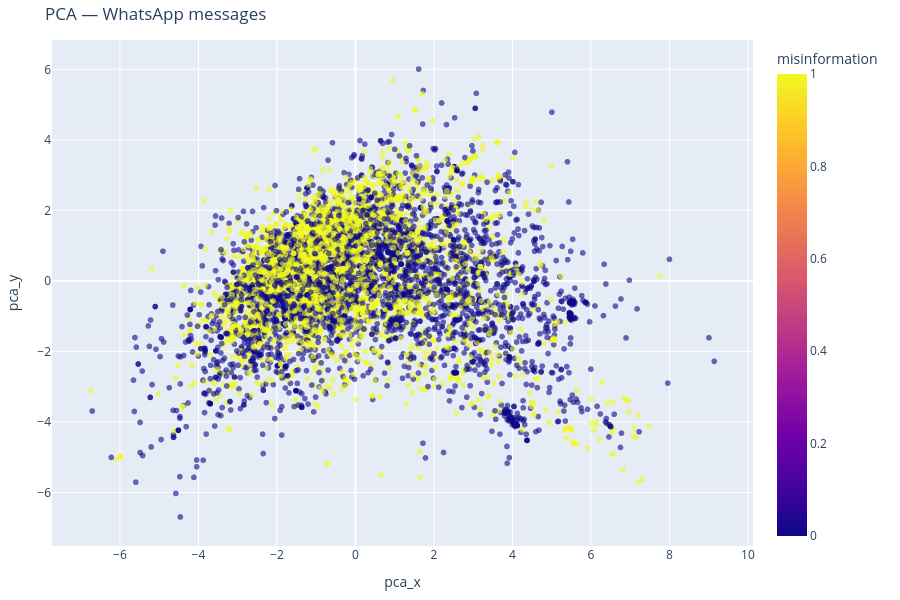
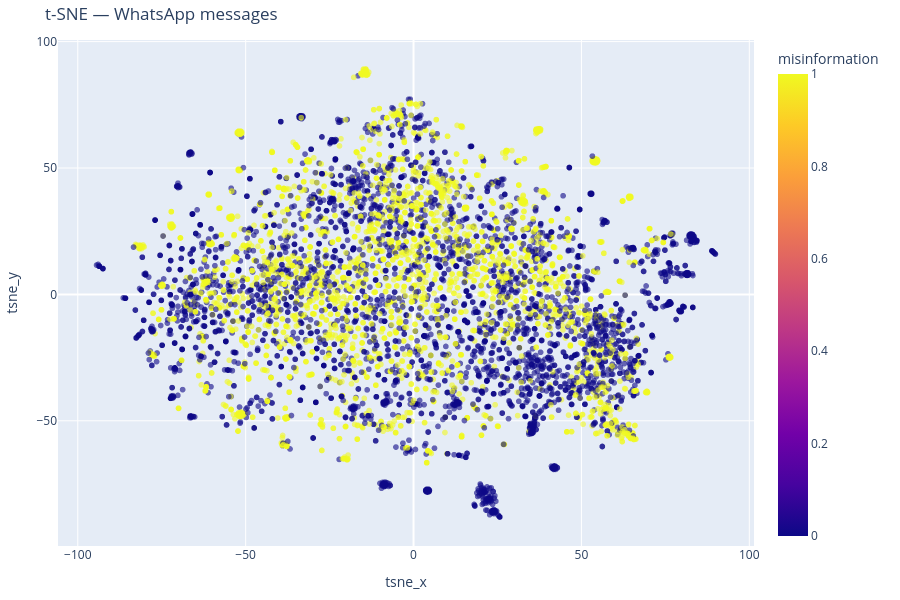
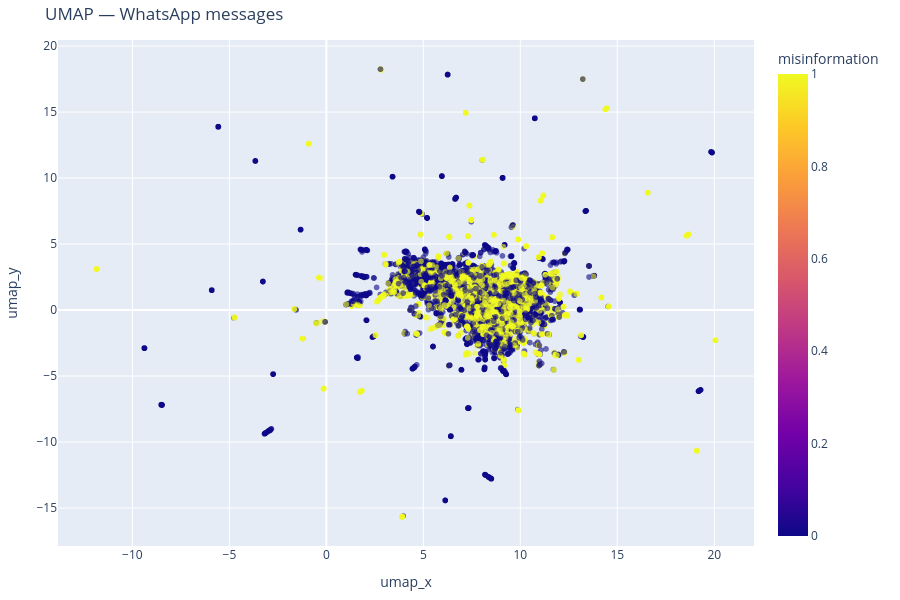

Notebook source saved alongside these figures, in order:
### Code cell
# Interactive plots with hover (PCA / t-SNE / UMAP)
import plotly.express as px

data_clean["preview"] = data_clean["text"].str.slice(0, 200)

def make_plot(df, x, y, title):
    fig = px.scatter(
        df,
        x=x, y=y,
        color="misinformation",
        hover_data={
            "preview": True,  
            "misinformation": True
        },
        opacity=0.6,
        title=title,
        height=600
    )
    
    fig.update_traces(marker=dict(size=6))
    fig.update_layout(
        legend_title_text="misinformation",
        margin=dict(l=20, r=20, t=40, b=20)
    )
    
    fig.show()

make_plot(data_clean, "pca_x",  "pca_y",  "PCA — WhatsApp messages")
make_plot(data_clean, "tsne_x", "tsne_y", "t-SNE — WhatsApp messages")
make_plot(data_clean, "umap_x", "umap_y", "UMAP — WhatsApp messages")

### Figure 1 — Plotly figure (JSON) as saved in the notebook; plotly's stock layout.template omitted (floating-point values rounded to 4 significant figures; data arrays with more than 128 entries replaced by an {"elided": "..."} marker saying what was removed)
{"data": [{"customdata": {"elided": "6926x2 mixed values"}, "hovertemplate": "pca_x=%{x}<br>pca_y=%{y}<br>preview=%{customdata[0]}<br>misinformation=%{marker.color}<extra></extra>", "legendgroup": "", "marker": {"color": {"elided": "6926 int values"}, "coloraxis": "coloraxis", "opacity": 0.6, "size": 6, "symbol": "circle"}, "mode": "markers", "name": "", "showlegend": false, "type": "scattergl", "x": {"elided": "6926 float values"}, "xaxis": "x", "y": {"elided": "6926 float values"}, "yaxis": "y"}], "layout": {"coloraxis": {"colorbar": {"title": {"text": "misinformation"}}, "colorscale": [[0, "#0d0887"], [0.1111, "#46039f"], [0.2222, "#7201a8"], [0.3333, "#9c179e"], [0.4444, "#bd3786"], [0.5556, "#d8576b"], [0.6667, "#ed7953"], [0.7778, "#fb9f3a"], [0.8889, "#fdca26"], [1, "#f0f921"]]}, "height": 600, "legend": {"title": {"text": "misinformation"}, "tracegroupgap": 0}, "margin": {"b": 20, "l": 20, "r": 20, "t": 40}, "title": {"text": "PCA — WhatsApp messages"}, "xaxis": {"anchor": "y", "domain": [0, 1], "title": {"text": "pca_x"}}, "yaxis": {"anchor": "x", "domain": [0, 1], "title": {"text": "pca_y"}}}}

### Figure 2 — Plotly figure (JSON) as saved in the notebook; plotly's stock layout.template omitted (floating-point values rounded to 4 significant figures; data arrays with more than 128 entries replaced by an {"elided": "..."} marker saying what was removed)
{"data": [{"customdata": {"elided": "6926x2 mixed values"}, "hovertemplate": "tsne_x=%{x}<br>tsne_y=%{y}<br>preview=%{customdata[0]}<br>misinformation=%{marker.color}<extra></extra>", "legendgroup": "", "marker": {"color": {"elided": "6926 int values"}, "coloraxis": "coloraxis", "opacity": 0.6, "size": 6, "symbol": "circle"}, "mode": "markers", "name": "", "showlegend": false, "type": "scattergl", "x": {"elided": "6926 float values"}, "xaxis": "x", "y": {"elided": "6926 float values"}, "yaxis": "y"}], "layout": {"coloraxis": {"colorbar": {"title": {"text": "misinformation"}}, "colorscale": [[0, "#0d0887"], [0.1111, "#46039f"], [0.2222, "#7201a8"], [0.3333, "#9c179e"], [0.4444, "#bd3786"], [0.5556, "#d8576b"], [0.6667, "#ed7953"], [0.7778, "#fb9f3a"], [0.8889, "#fdca26"], [1, "#f0f921"]]}, "height": 600, "legend": {"title": {"text": "misinformation"}, "tracegroupgap": 0}, "margin": {"b": 20, "l": 20, "r": 20, "t": 40}, "title": {"text": "t-SNE — WhatsApp messages"}, "xaxis": {"anchor": "y", "domain": [0, 1], "title": {"text": "tsne_x"}}, "yaxis": {"anchor": "x", "domain": [0, 1], "title": {"text": "tsne_y"}}}}

### Figure 3 — Plotly figure (JSON) as saved in the notebook; plotly's stock layout.template omitted (floating-point values rounded to 4 significant figures; data arrays with more than 128 entries replaced by an {"elided": "..."} marker saying what was removed)
{"data": [{"customdata": {"elided": "6926x2 mixed values"}, "hovertemplate": "umap_x=%{x}<br>umap_y=%{y}<br>preview=%{customdata[0]}<br>misinformation=%{marker.color}<extra></extra>", "legendgroup": "", "marker": {"color": {"elided": "6926 int values"}, "coloraxis": "coloraxis", "opacity": 0.6, "size": 6, "symbol": "circle"}, "mode": "markers", "name": "", "showlegend": false, "type": "scattergl", "x": {"elided": "6926 float values"}, "xaxis": "x", "y": {"elided": "6926 float values"}, "yaxis": "y"}], "layout": {"coloraxis": {"colorbar": {"title": {"text": "misinformation"}}, "colorscale": [[0, "#0d0887"], [0.1111, "#46039f"], [0.2222, "#7201a8"], [0.3333, "#9c179e"], [0.4444, "#bd3786"], [0.5556, "#d8576b"], [0.6667, "#ed7953"], [0.7778, "#fb9f3a"], [0.8889, "#fdca26"], [1, "#f0f921"]]}, "height": 600, "legend": {"title": {"text": "misinformation"}, "tracegroupgap": 0}, "margin": {"b": 20, "l": 20, "r": 20, "t": 40}, "title": {"text": "UMAP — WhatsApp messages"}, "xaxis": {"anchor": "y", "domain": [0, 1], "title": {"text": "umap_x"}}, "yaxis": {"anchor": "x", "domain": [0, 1], "title": {"text": "umap_y"}}}}
